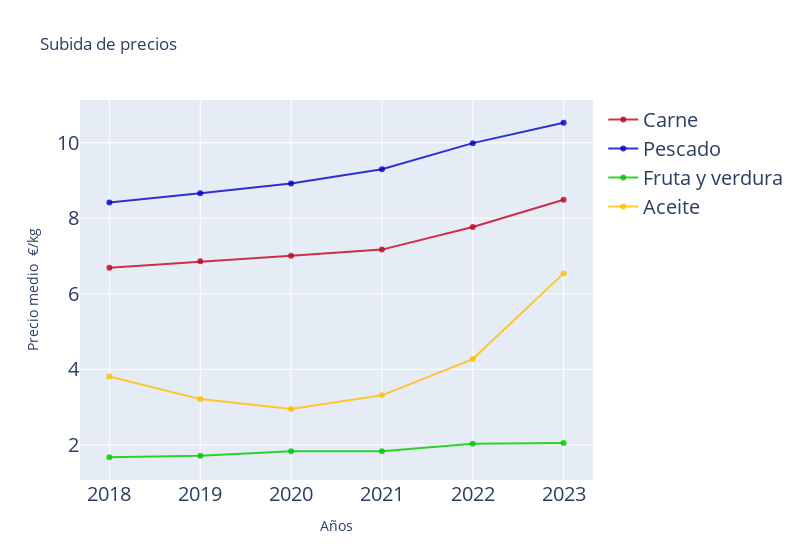

The notebook cell this image was saved under:
### Code cell
trace1 = go.Scatter(
                    x = years,
                    y = avg_carne,
                    name = 'Carne',
                    mode= 'lines+markers',
                    marker = dict(color = 'rgba(198, 0, 32, 0.8)'),
                    text = 'Carne')


trace2 = go.Scatter(
                    x = years,
                    y = avg_pesca,
                    name = 'Pescado',
                    mode= 'lines+markers',
                    marker = dict(color = 'rgba(0, 0, 200, 0.8)'),
                    text = 'Pescado')


trace3 = go.Scatter(
                    x = years,
                    y = avg_frut,
                    name = 'Fruta y verdura',
                    mode= 'lines+markers',
                    marker = dict(color = 'rgba(0, 200, 0, 0.8)'),
                    text = 'Fruta')


trace4 = go.Scatter(
                    x = years,
                    y = avg_ace,
                    name = 'Aceite',
                    mode= 'lines+markers',
                    marker = dict(color = 'rgba(255, 190, 0, 0.8)'),
                    text = 'Aceite')


data = [trace1, trace2, trace3, trace4]

layout = dict(title = 'Subida de precios',
             xaxis= dict(title= 'Años', nticks=6, tickfont=dict(size=20)),  
             yaxis=dict(title= 'Precio medio  €/kg',nticks=10,tickfont=dict(size=20)),
             width=800,
             legend=dict(font=dict(size=20))
           )

fig = go.Figure(data = data, layout=layout)

fig

### Figure 1 — Plotly figure (JSON) as saved in the notebook; plotly's stock layout.template omitted (floating-point values rounded to 4 significant figures)
{"data": [{"marker": {"color": "rgba(198, 0, 32, 0.8)"}, "mode": "lines+markers", "name": "Carne", "text": "Carne", "type": "scatter", "x": [2018, 2019, 2020, 2021, 2022, 2023], "y": [6.69, 6.86, 7.01, 7.17, 7.77, 8.49]}, {"marker": {"color": "rgba(0, 0, 200, 0.8)"}, "mode": "lines+markers", "name": "Pescado", "text": "Pescado", "type": "scatter", "x": [2018, 2019, 2020, 2021, 2022, 2023], "y": [8.42, 8.66, 8.92, 9.3, 9.99, 10.53]}, {"marker": {"color": "rgba(0, 200, 0, 0.8)"}, "mode": "lines+markers", "name": "Fruta y verdura", "text": "Fruta", "type": "scatter", "x": [2018, 2019, 2020, 2021, 2022, 2023], "y": [1.67, 1.71, 1.83, 1.83, 2.03, 2.05]}, {"marker": {"color": "rgba(255, 190, 0, 0.8)"}, "mode": "lines+markers", "name": "Aceite", "text": "Aceite", "type": "scatter", "x": [2018, 2019, 2020, 2021, 2022, 2023], "y": [3.81, 3.21, 2.95, 3.31, 4.27, 6.54]}], "layout": {"legend": {"font": {"size": 20}}, "title": {"text": "Subida de precios"}, "width": 800, "xaxis": {"nticks": 6, "tickfont": {"size": 20}, "title": {"text": "Años"}}, "yaxis": {"nticks": 10, "tickfont": {"size": 20}, "title": {"text": "Precio medio  €/kg"}}}}
